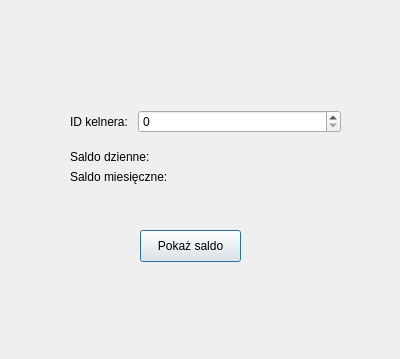
<?xml version="1.0" encoding="UTF-8"?>
<ui version="4.0">
 <class>BalanceDialog</class>
 <widget class="QDialog" name="BalanceDialog">
  <property name="geometry">
   <rect>
    <x>0</x>
    <y>0</y>
    <width>400</width>
    <height>359</height>
   </rect>
  </property>
  <property name="windowTitle">
   <string>Dialog</string>
  </property>
  <widget class="QWidget" name="formLayoutWidget">
   <property name="geometry">
    <rect>
     <x>70</x>
     <y>150</y>
     <width>271</width>
     <height>71</height>
    </rect>
   </property>
   <layout class="QFormLayout" name="formLayout">
    <item row="0" column="0">
     <widget class="QLabel" name="labelDailyBalance">
      <property name="text">
       <string>Saldo dzienne:      </string>
      </property>
     </widget>
    </item>
    <item row="1" column="0">
     <widget class="QLabel" name="labelMonthlyBalance">
      <property name="text">
       <string>Saldo miesięczne: </string>
      </property>
     </widget>
    </item>
   </layout>
  </widget>
  <widget class="QWidget" name="formLayoutWidget_2">
   <property name="geometry">
    <rect>
     <x>70</x>
     <y>110</y>
     <width>271</width>
     <height>31</height>
    </rect>
   </property>
   <layout class="QFormLayout" name="formLayout_2">
    <item row="0" column="1">
     <widget class="QSpinBox" name="waiterIdSpinBox"/>
    </item>
    <item row="0" column="0">
     <widget class="QLabel" name="labelWaiterId">
      <property name="text">
       <string>ID kelnera: </string>
      </property>
     </widget>
    </item>
   </layout>
  </widget>
  <widget class="QPushButton" name="btnLoadBalance">
   <property name="geometry">
    <rect>
     <x>140</x>
     <y>230</y>
     <width>101</width>
     <height>32</height>
    </rect>
   </property>
   <property name="text">
    <string>Pokaż saldo</string>
   </property>
  </widget>
 </widget>
 <resources/>
 <connections/>
</ui>
